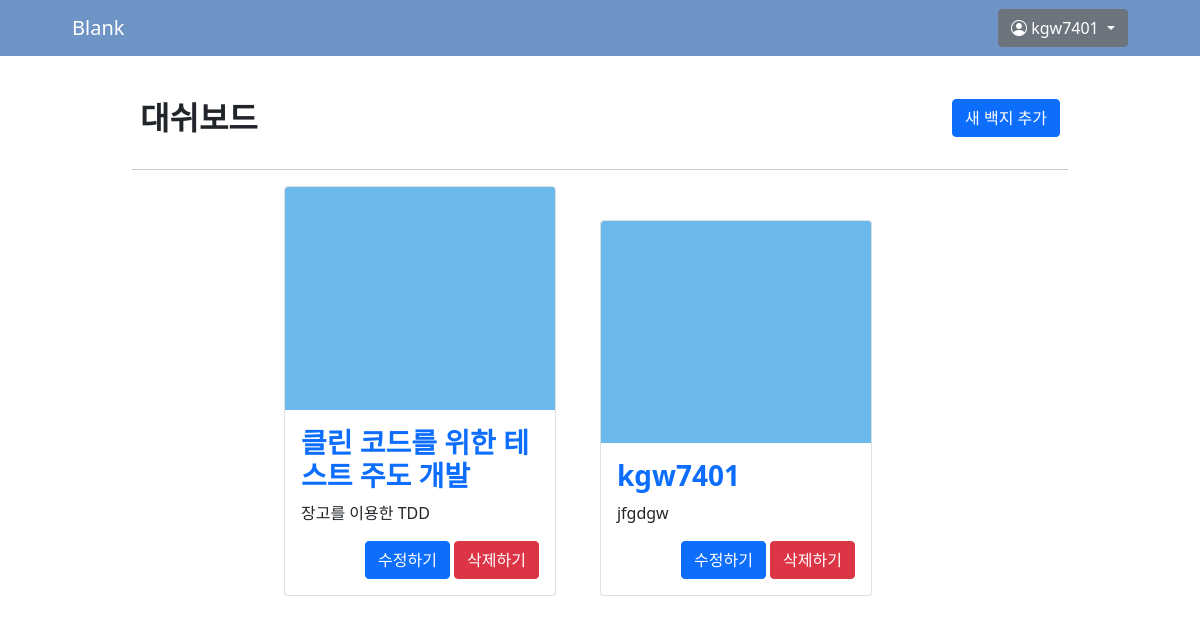
The app's page /blank/ (signed in) with its own data.
### blank_app/models.py (models this page shows, shortened)
class NewBlank(models.Model):
    user = models.ForeignKey(User, on_delete=models.CASCADE, null=True, blank=True)
    title = models.CharField(max_length=50)
    description = models.CharField(max_length=100, blank=True)
    blank_on_off = models.BooleanField(default=False)
    create_date = models.DateTimeField(auto_now_add=True)
    update_date = models.DateTimeField(auto_now=True)

### blank_app/views.py (the view)
# urls.py: path('blank/', BlankList.as_view(), name='blank_list'),
class BlankList(LoginRequiredMixin, ListView):
    model = NewBlank
    template_name = 'blank_app/dashboard.html'
    context_object_name = 'blanks'
    def get_queryset(self):
        qs = super().get_queryset()
        return qs.filter(user=self.request.user)

### templates/blank_app/dashboard.html (shortened to what this page needs)
{% extends 'base.html' %} {% load static %}
    {% block content %}
    <div class="dashboard">
      <div class="container-fluid">
        <div class="dashboard-header d-flex mb-3">
          <h2 class="me-auto p-2">대쉬보드</h2>
          <div class="p-2">
            <a class="btn btn-primary" href="{% url 'blank_create' %}">
              새 백지 추가
            </a>
          </div>
        </div>
        <hr />
      </div>
      <div class="row">
        <div class="col-sm-2"></div>
        <div class="col-sm-10">
          {% for blank in blanks %}
          <div class="card">
            <a href="{% url 'blank_detail' blank.id %}"
              ><img
                src="{% static 'images/empty_image.png' %}"
                class="card-img-top"
                alt="{{ blank.title }}"
            /></a>
            <div class="card-body">
              <h3 class="card-title"><a href="{% url 'blank_detail' blank.id %}">{{ blank.title }}</a></h3>
              <p class="card-text">{{ blank.description }}</p>
              <div class="delete text-end">
                <a
                  href="{% url 'blank_update' blank.id %}"
                  class="btn btn-primary"
                  >수정하기</a
                >
                <a
                  href="{% url 'blank_delete' blank.id %}"
                  class="btn btn-danger"
                  >삭제하기</a
                >
              </div>
            </div>
          </div>
          {% endfor %}
        </div>
      </div>
    </div>
    {% endblock %}

### templates/base.html (shortened to what this page needs)
{% load static %}
<!DOCTYPE html>
<html lang="en">
<head>
    <link href="https://cdn.jsdelivr.net/npm/bootstrap@5.0.2/dist/css/bootstrap.min.css" rel="stylesheet">
    <link rel="stylesheet" href="https://cdn.jsdelivr.net/npm/bootstrap-icons@1.5.0/font/bootstrap-icons.css">
    <link rel="stylesheet" href="{% static 'css/base.css' %}">
</head>
<body>
    <header class="navbar">
        <div class="container-fluid">
            <a class="navbar-brand" href="/">Blank</a>
            {% if request.user.is_authenticated %}
            <div class="dropdown">
                <button class="btn btn-secondary dropdown-toggle" type="button" id="dropdownMenuButton" data-bs-toggle="dropdown" aria-expanded="false">
                    <i class="bi-person-circle"></i>
                    {{ request.user }}
                </button>
            </div>
            {% endif %}
        </div>
    </header>
    {% block content %}
    {% endblock %}
</body>
</html>

### static/css/base.css (style rules this page uses)
.navbar { background-color: rgb(110,148,197); padding-left: 5%; padding-right: 5%; }
.navbar-brand { color: white; }
.dashboard { margin-left: 10%; margin-right: 10%; }
.dashboard-header { padding-top: 35px; }
.dashboard-header h2 { font-weight: bold; padding-left: 5%; display: inline-block; margin-right: 70%; }
.card { display: inline-block; margin-right: 5%; margin-bottom: 2.5%; width: 17rem; }
.card-title { font-weight: bold; }
.card a { text-decoration: none; }

### records on screen
NewBlank: title "클린 코드를 위한 테스트 주도 개발", description "장고를 이용한 TDD"
NewBlank: title "kgw7401", description "jfgdgw"

### other values on screen
{{ request.user }} "kgw7401"
